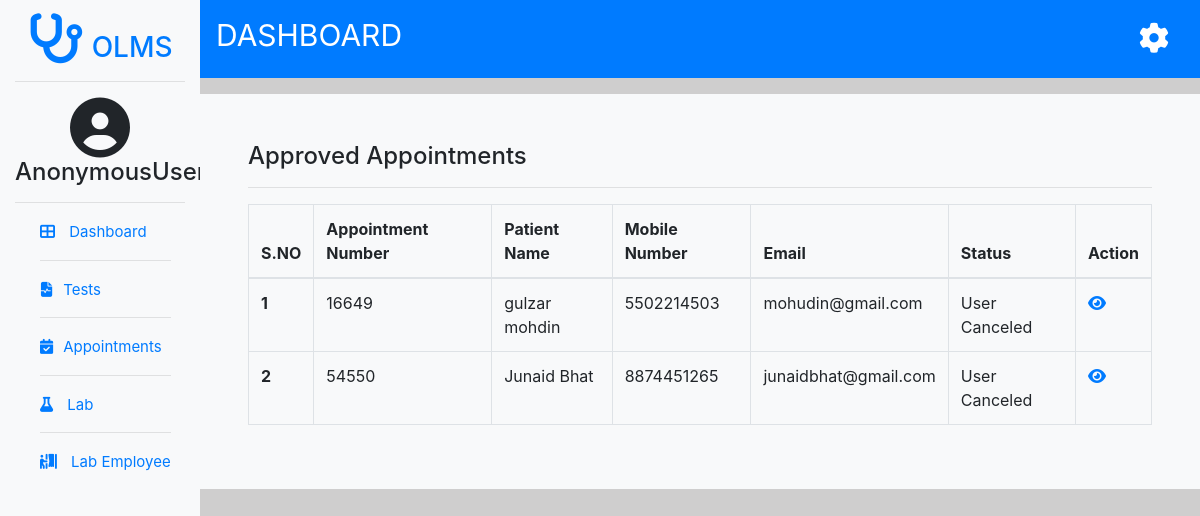
/usercanceled-apts/, run on an earlier commit of the app's database.
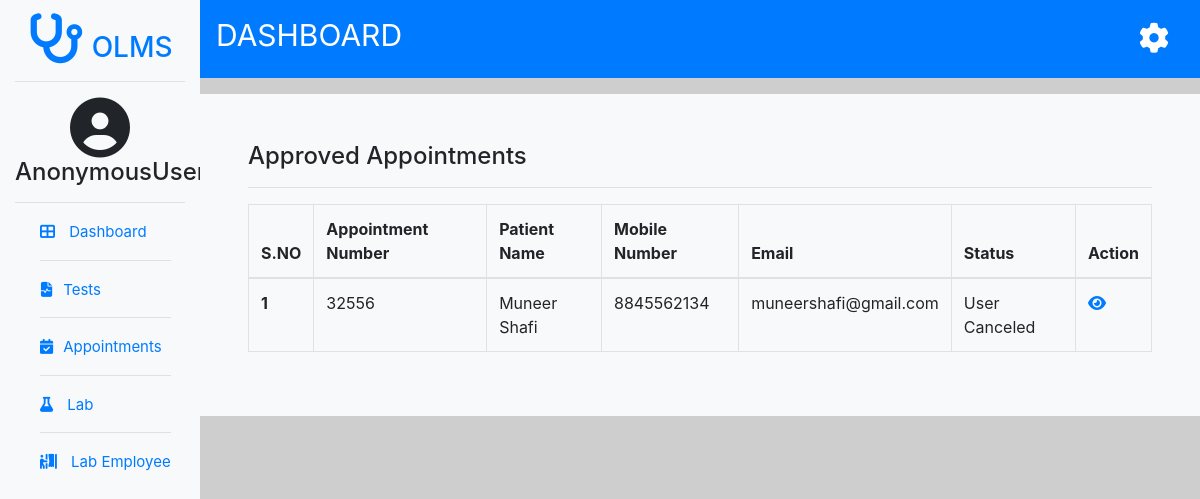
And on a later commit of the database.
### users/models.py (models this page shows, shortened)
class appointment(models.Model):
    user_id = models.ForeignKey(enduser,on_delete=models.CASCADE)
    appointmentno = models.CharField(max_length=100)
    patientname =models.CharField(max_length=30)
    gender = models.CharField(max_length=10)
    address= models.CharField(max_length=200, default='NA')
    dateofbirth = models.DateField()
    mobile = models.IntegerField(unique=True)
    email= models.CharField(max_length=100)
    appointmentdate = models.DateField(default=date.today)
    appointmenttime = models.DateTimeField(default=timezone.now)
    prescription= models.FileField(blank=True, null=True)

### users/views.py (the view)
# urls.py: path("usercanceled-apts/", views.canceledappointments, name='usercanceled'),
def canceledappointments(request):
    new=appointment.objects.filter(appointmentstatus__status='Cancel')
    return render(request,'usercanceled-apts.html',{'newapt':new})

### templates/usercanceled-apts.html (shortened to what this page needs)
{% extends 'adminbase.html' %}
{% block body %}
<div class="container  bg-light p-5 mt-3">
  <div class="row">
    <div class="col-lg-12">
      <h4>Approved Appointments</h4>
      <hr>
      <table class="table table-bordered">
        <thead>
          <tr>
            <th scope="col">S.NO</th>
            <th scope="col">Appointment Number</th>
            <th scope="col">Patient Name</th>
            <th scope="col">Mobile Number</th>
            <th scope="col">Email</th>
            <th scope="col">Status</th>
            <th scope="col">Action</th>
          </tr>
        </thead>
        <tbody>
        <tbody>
          {% for apt in newapt %}
          <tr>
            <th scope="row">{{forloop.counter}}</th>
            <td>{{apt.appointmentno}}</td>
            <td>{{ apt.patientname }}</td>
            <td>{{ apt.mobile }}</td>
            <td>{{ apt.email }}</td>
            <td>User Canceled</td>
            <td><a href="{% url 'appointmentdetails' apt.id %}"><i class="fas fa-eye"></i></a></td>
          </tr>
          {% endfor %}
        </tbody>
        </tbody>
      </table>
    </div>
  </div>
</div>
{% endblock body %}

### templates/adminbase.html (shortened to what this page needs)
<!DOCTYPE html>
<html lang="en">
<head>
    <link rel="stylesheet" href="https://cdn.jsdelivr.net/npm/bootstrap@4.5.3/dist/css/bootstrap.min.css">
    <link rel="stylesheet" href="https://cdnjs.cloudflare.com/ajax/libs/font-awesome/4.7.0/css/font-awesome.min.css">
</head>
<body>
    <div class="wrapper">
        <div class="container-fluid">
            <div class="row">
                <div class="sidebar bg-light col col-lg-2 col-md-4 col-4 text-center">
                    <h3><i class="fa fa-stethoscope pr-2" aria-hidden="true"></i>OLMS</h3>
                    <hr>
                        <i class="fa fa-user-circle" style="font-size: 60px;" aria-hidden="true"></i>
                        <h4>{{request.user}}</h4>
                    <hr>
                        <div class="row">
                            <ul class="sidebar-menu">
                                <li><a href="{% url 'adminside' %}"><i class="fas fa-th-large" aria-hidden="true"></i> Dashboard</a></li>
                                <hr>
                                <li><a data-toggle="collapse" href="#test" role="button" aria-expanded="false"><i class="fas fa-file-medical-alt"></i>Tests</a></li>
                                <div class="row">
                                    <div class="col">
                                <hr>
                                <li><a data-toggle="collapse" href="#appointments" aria-expanded="false"><i class="fas fa-calendar-check" aria-hidden="true"></i>Appointments</a></li>
                                <hr>
                                <li><a href=""><i class="fas fa-flask" aria-hidden="true"></i> Lab</a></li>
                                <hr>
                                <li><a href=""><i class="fas fa-person-booth" aria-hidden="true"></i> Lab Employee</a></li>
                            </ul>
                        </div>
                </div>
                <div class="content col col-lg-10 col-md-8 col-8" style="padding-left: 0; padding-right:0;">
                    <nav class="navbar navbar-expand-lg navbar-light bg-primary">
                        <a class="navbar-brand" style="color:white;font-size: 30px; padding-bottom: 12px; " href="#">DASHBOARD</a>
                        <div class="col">
                            <div class="float-right" style="color:white; text-decoration: none; list-style-type: none;">
                                <div class="btn-group">
                                     <a style="color: white;" href="" data-toggle='dropdown'><i class="fas fa-cog "></i></a>
                                </div>
                            </div>
                        </div>
                    </nav>
                    <div class="contentpages">
                        {% block body %} {% endblock body %}
                    </div>
                </div>
            </div>
        </div>
    </div>
</body>
</html>

### templates/adminbase.html (style rules this page uses)
body { margin: 0; padding: 0; background-color: rgb(207, 206, 206); }
.wrapper .sidebar { background-color: rgb(235, 196, 25); height: 100vh; }
.sidebar h3 { padding-top: 13px; color: #007bff; }
.sidebar h3 i { font-size: 50px; }
.sidebar-menu { text-decoration: none; list-style-type: none; text-align: left; }
.sidebar-menu li a { list-style: none; text-decoration: none; font-size: 15px; }
.sidebar-menu li a i { padding-right: 10px; font-size: 15px; }
.fa-cog { transform: rotate(360deg); font-size: 30px; }

What changed in the data, as far as the page shows it:
removed appointment: appointmentno "16649", patientname "gulzar mohdin", mobile "5502214503", email "mohudin@gmail.com"
removed appointment: appointmentno "54550", patientname "Junaid Bhat", mobile "8874451265", email "junaidbhat@gmail.com"
added appointment: appointmentno "32556", patientname "Muneer Shafi", mobile "8845562134", email "muneershafi@gmail.com"
